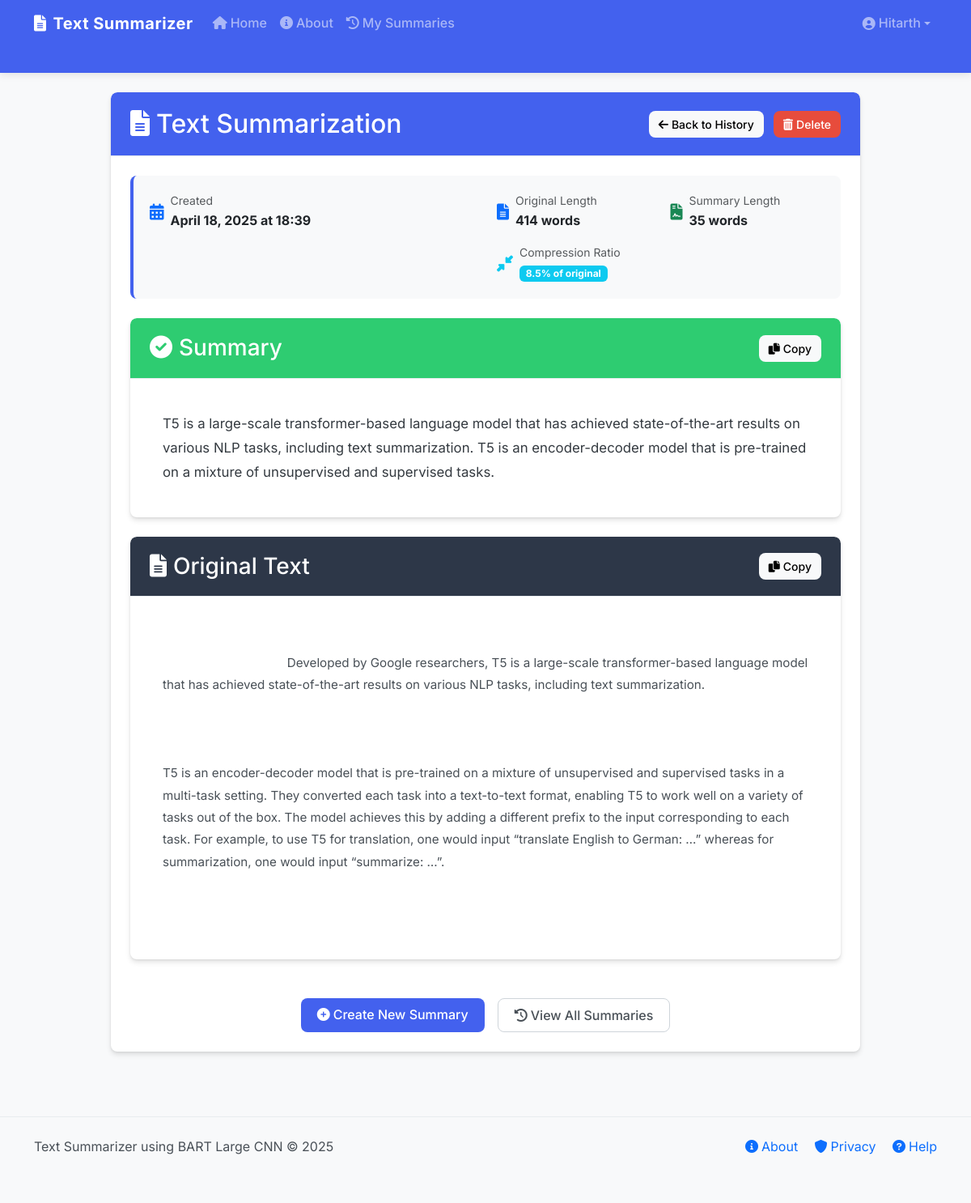
The page /summary/2 (signed in) on the database its author committed.
### app/models.py (models this page shows, shortened)
class User(UserMixin, db.Model):
    id = db.Column(db.Integer, primary_key=True)
    username = db.Column(db.String(64), index=True, unique=True)
    email = db.Column(db.String(120), index=True, unique=True)
    password_hash = db.Column(db.String(128))
    created_at = db.Column(db.DateTime, default=datetime.utcnow)
    last_seen = db.Column(db.DateTime, default=datetime.utcnow)
    summaries = db.relationship('Summary', backref='author', lazy='dynamic')

class Summary(db.Model):
    id = db.Column(db.Integer, primary_key=True)
    title = db.Column(db.String(200))
    original_text = db.Column(db.Text)
    summary_text = db.Column(db.Text)
    url = db.Column(db.String(500))
    created_at = db.Column(db.DateTime, index=True, default=datetime.utcnow)
    user_id = db.Column(db.Integer, db.ForeignKey('user.id'))
    parameters = db.Column(db.Text)  # Stored as JSON
    original_length = db.Column(db.Integer)  # Word count of original text
    summary_length = db.Column(db.Integer)  # Word count of summary
    compression_ratio = db.Column(db.Float)  # Summary length / Original length
    processing_time = db.Column(db.Float)  # Time taken to generate summary
    @property
    def formatted_date(self):
        return self.created_at.strftime('%B %d, %Y at %H:%M')

### app/routes.py (the view)
@main_bp.route('/summary/<int:id>')
@login_required
def view_summary(id):
    summary = Summary.query.get_or_404(id)
    if summary.user_id != current_user.id:
        flash('You are not authorized to view this summary.', 'danger')
        return redirect(url_for('main.history'))
    return render_template('summary.html',
                           title=summary.title,
                           summary=summary)

### app/filters.py (called while the page is built)
def register_filters(app):
    @app.template_filter('nl2br')
    def nl2br_filter(s):
        if not s:
            return ""
        return Markup(s.replace('\n', '<br>'))
    @app.template_filter('md5')
    def md5_filter(s):
        """Convert string to MD5 hash (for Gravatar)"""
        if not s:
            return ""
        return hashlib.md5(s.encode()).hexdigest()

### app/models.py (called while the page is built)
@login.user_loader
def load_user(id):
    return User.query.get(int(id))

### app/templates/summary.html (shortened to what this page needs)
{% extends "base.html" %}
{% block content %}
<div class="row justify-content-center">
    <div class="col-lg-10">
        <div class="card mb-4">
            <div class="card-header bg-primary text-white d-flex justify-content-between align-items-center">
                <h2 class="mb-0">
                    <i class="fas fa-file-alt me-2"></i>{{ summary.title }}
                </h2>
                <div>
                    <a href="{{ url_for('main.history') }}" class="btn btn-light btn-sm me-2">
                        <i class="fas fa-arrow-left me-1"></i>Back to History
                    </a>
                    <a href="{{ url_for('main.delete_summary', id=summary.id) }}"
                       class="btn btn-danger btn-sm"
                       onclick="return confirm('Are you sure you want to delete this summary?')">
                        <i class="fas fa-trash-alt me-1"></i>Delete
                    </a>
                </div>
            </div>
            <div class="card-body">
                <div class="summary-info mb-4">
                    <div class="row">
                        <div class="col-md-6">
                            <div class="d-flex align-items-center mb-3">
                                <i class="fas fa-calendar-alt me-2 text-primary fa-lg"></i>
                                <div>
                                    <div class="small text-muted">Created</div>
                                    <strong>{{ summary.formatted_date }}</strong>
                                </div>
                            </div>
                        </div>
                        <div class="col-md-6">
                            <div class="row">
                                <div class="col-md-6">
                                    <div class="d-flex align-items-center mb-3">
                                        <i class="fas fa-file-alt me-2 text-primary fa-lg"></i>
                                        <div>
                                            <div class="small text-muted">Original Length</div>
                                            <strong>{{ summary.original_length }} words</strong>
                                        </div>
                                    </div>
                                </div>
                                <div class="col-md-6">
                                    <div class="d-flex align-items-center mb-3">
                                        <i class="fas fa-file-contract me-2 text-success fa-lg"></i>
                                        <div>
                                            <div class="small text-muted">Summary Length</div>
                                            <strong>{{ summary.summary_length }} words</strong>
                                        </div>
                                    </div>
                                </div>
                                <div class="col-12">
                                    <div class="d-flex align-items-center">
                                        <i class="fas fa-compress-alt me-2 text-info fa-lg"></i>
                                        <div>
                                            <div class="small text-muted">Compression Ratio</div>
                                            <strong class="badge bg-info text-white">
                                                {{ (summary.compression_ratio * 100)|round(1) }}% of original
                                            </strong>
                                        </div>
                                    </div>
                                </div>
                            </div>
                        </div>
                    </div>
                </div>
                <div class="row">
                    <div class="col-12">
                        <div class="card mb-4">
                            <div class="card-header bg-success text-white d-flex justify-content-between align-items-center">
                                <h3 class="mb-0"><i class="fas fa-check-circle me-2"></i>Summary</h3>
                                <button class="btn btn-light btn-sm" onclick="copyToClipboard('summary')">
                                    <i class="fas fa-copy me-1"></i>Copy
                                </button>
                            </div>
                            <div class="card-body">
                                <div class="summary-text p-3">
                                    {{ summary.summary_text|nl2br }}
                                </div>
                            </div>
                        </div>
                    </div>
                    <div class="col-12">
                        <div class="card">
                            <div class="card-header bg-secondary text-white d-flex justify-content-between align-items-center">
                                <h3 class="mb-0"><i class="fas fa-file-alt me-2"></i>Original Text</h3>
                                <button class="btn btn-light btn-sm" onclick="copyToClipboard('original')">
                                    <i class="fas fa-copy me-1"></i>Copy
                                </button>
                            </div>
                            <div class="card-body">
                                <div class="original-text p-3" style="max-height: 400px; overflow-y: auto;">
                                    {{ summary.original_text|nl2br }}
                                </div>
                            </div>
                        </div>
                    </div>
                </div>
                <div class="d-flex justify-content-center mt-4 gap-3">
                    <a href="{{ url_for('main.index') }}" class="btn btn-primary">
                        <i class="fas fa-plus-circle me-1"></i>Create New Summary
                    </a>
                    <a href="{{ url_for('main.history') }}" class="btn btn-outline-secondary">
                        <i class="fas fa-history me-1"></i>View All Summaries
                    </a>
                </div>
            </div>
        </div>
    </div>
</div>
{% endblock %}

### app/templates/base.html (shortened to what this page needs)
<!DOCTYPE html>
<html lang="en">
<head>
    <link href="https://cdn.jsdelivr.net/npm/bootstrap@5.3.0/dist/css/bootstrap.min.css" rel="stylesheet">
    <link href="https://cdnjs.cloudflare.com/ajax/libs/font-awesome/6.0.0/css/all.min.css" rel="stylesheet">
    <link rel="stylesheet" href="{{ url_for('static', filename='css/style.css') }}">
</head>
<body>
    <nav class="navbar navbar-expand-lg navbar-dark bg-primary sticky-top">
        <div class="container">
            <a class="navbar-brand d-flex align-items-center" href="{{ url_for('main.index') }}">
                <i class="fas fa-file-alt me-2"></i>
                <span>Text Summarizer</span>
            </a>
            <div class="collapse navbar-collapse" id="navbarNav">
                <ul class="navbar-nav me-auto">
                    <li class="nav-item">
                        <a class="nav-link" href="{{ url_for('main.index') }}">
                            <i class="fas fa-home me-1"></i>Home
                        </a>
                    </li>
                    <li class="nav-item">
                        <a class="nav-link" href="{{ url_for('main.about') }}">
                            <i class="fas fa-info-circle me-1"></i>About
                        </a>
                    </li>
                    {% if current_user.is_authenticated %}
                    <li class="nav-item">
                        <a class="nav-link" href="{{ url_for('main.history') }}">
                            <i class="fas fa-history me-1"></i>My Summaries
                        </a>
                    </li>
                    {% endif %}
                </ul>
                <ul class="navbar-nav ms-auto">
                    {% if current_user.is_authenticated %}
                    <li class="nav-item dropdown">
                        <a class="nav-link dropdown-toggle d-flex align-items-center" href="#" id="navbarDropdown" role="button" data-bs-toggle="dropdown" aria-expanded="false">
                            <i class="fas fa-user-circle me-1"></i>
                            <span>{{ current_user.username }}</span>
                        </a>
                    </li>
                    {% endif %}
                </ul>
            </div>
        </div>
    </nav>
    <main class="py-4">
        <div class="container">
            {% block content %}{% endblock %}
        </div>
    </main>
    <footer class="py-4">
        <div class="container">
            <div class="row align-items-center">
                <div class="col-md-6 text-center text-md-start">
                    <p class="mb-0">Text Summarizer using BART Large CNN © 2025</p>
                </div>
                <div class="col-md-6 text-center text-md-end mt-3 mt-md-0">
                    <a href="{{ url_for('main.about') }}" class="text-decoration-none me-3">
                        <i class="fas fa-info-circle me-1"></i>About
                    </a>
                    <a href="#" class="text-decoration-none me-3">
                        <i class="fas fa-shield-alt me-1"></i>Privacy
                    </a>
                    <a href="#" class="text-decoration-none">
                        <i class="fas fa-question-circle me-1"></i>Help
                    </a>
                </div>
            </div>
        </div>
    </footer>
</body>
</html>

### static/css/style.css (style rules this page uses)
:root { --primary-color: #4361ee; --primary-dark: #3a56d4; --secondary-color: #4cc9f0; --success-color: #2ecc71; --warning-color: #f39c12; --danger-color: #e74c3c; --light-color: #f8f9fa; --dark-color: #2d3748; --gray-100: #f8f9fa; --gray-200: #e9ecef; --gray-300: #dee2e6; --gray-400: #ced4da; --gray-500: #adb5bd; --gray-600: #6c757d; --gray-700: #495057; --gray-800: #343a40; --gray-900: #212529; --border-radius: 0.5rem; --box-shadow: 0 4px 6px rgba(0, 0, 0, 0.1), 0 1px 3px rgba(0, 0, 0, 0.08); --transition: all 0.3s ease; }
body { background-color: var(--gray-100); font-family: 'Inter', 'Segoe UI', Tahoma, Geneva, Verdana, sans-serif; min-height: 100vh; display: flex; flex-direction: column; color: var(--gray-800); line-height: 1.6; }
.container { flex: 1; padding-bottom: 2rem; }
.navbar { box-shadow: 0 2px 10px rgba(0, 0, 0, 0.1); }
.navbar-dark.bg-primary { background-color: var(--primary-color) !important; }
.navbar-brand { font-weight: 700; letter-spacing: 0.5px; }
.nav-link { font-weight: 500; transition: var(--transition); }
.card { border-radius: var(--border-radius); box-shadow: var(--box-shadow); margin-bottom: 1.5rem; overflow: hidden; border: none; transition: var(--transition); }
.card-header { border-radius: var(--border-radius) var(--border-radius) 0 0 !important; padding: 1.25rem 1.5rem; font-weight: 600; border-bottom: 1px solid var(--gray-200); }
.card-header.bg-primary { background-color: var(--primary-color) !important; }
.card-header.bg-success { background-color: var(--success-color) !important; }
.card-header.bg-secondary { background-color: var(--dark-color) !important; }
.card-body { padding: 1.5rem; }
.original-text { white-space: pre-wrap; font-size: 0.95rem; line-height: 1.8; color: var(--gray-700); }
.summary-text { line-height: 1.8; font-size: 1.05rem; color: var(--gray-800); }
.summary-text, .original-text { text-align: left; padding: 0.5rem; }
.btn { border-radius: var(--border-radius); padding: 0.5rem 1.25rem; font-weight: 500; transition: var(--transition); border: none; }
.btn-sm { padding: 0.375rem 0.75rem; font-size: 0.875rem; }
.btn-primary { background-color: var(--primary-color); border-color: var(--primary-color); }
.btn-danger { background-color: var(--danger-color); border-color: var(--danger-color); }
.btn-outline-secondary { color: var(--gray-700); border: 1px solid var(--gray-400); }
.summary-info { background-color: var(--gray-100); padding: 1.25rem; border-radius: var(--border-radius); margin-bottom: 1.5rem; border-left: 4px solid var(--primary-color); }
footer { background-color: var(--gray-100); border-top: 1px solid var(--gray-200); padding: 1.5rem 0; margin-top: auto; color: var(--gray-700); }

### rows shown on the page
User: username "Hitarth"
Summary: title "Text Summarization", formatted_date "April 18, 2025 at 18:39", original_length "414", summary_length "35", (summary.compression_ratio*100)|round(1) "8.5", summary_text "T5 is a large-scale transformer-based language model that has achieved state-of-the-art results on various NLP tasks, including text summarization. T5 is an encoder-decoder model that is pre-trained on a mixture of unsupervised and supervised tasks.", original_text "Developed by Google researchers, T5 is a large-scale transformer-based language model that has achieved state-of-the-art results on various NLP tasks, including text summarization. T5 is an encoder-decoder model that is pre-trained on a mixture of unsupervised and supervised tasks in a multi-task setting. They converted each task into a text-to-text format, enabling T5 to work well on a variety of tasks out of the box. The model achieves this by adding a different prefix to the input corresponding to each task. For example, to use T5 for translation, one would input “translate English to German: …” whereas for summarization, one would input “summarize: …”."
